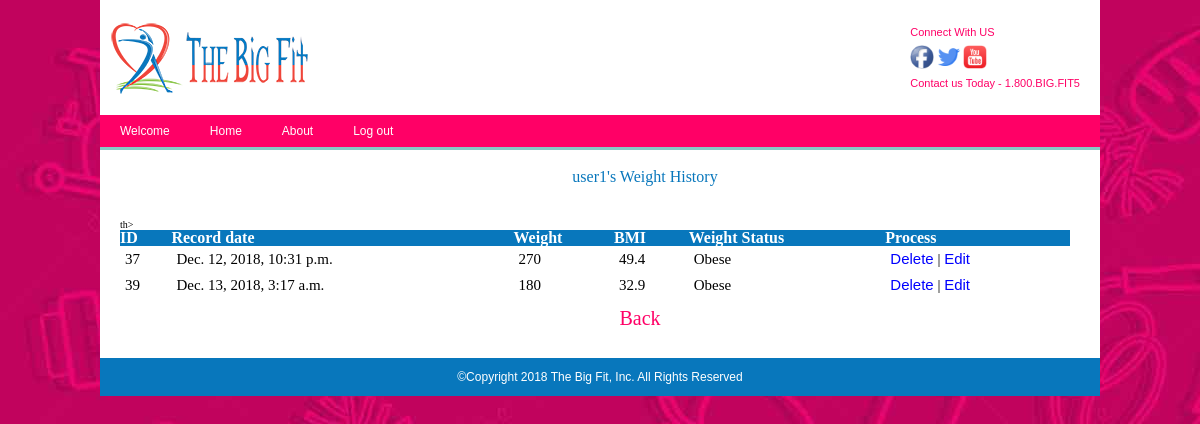
The page /weighthistory/ (signed in) on the database as committed earlier.
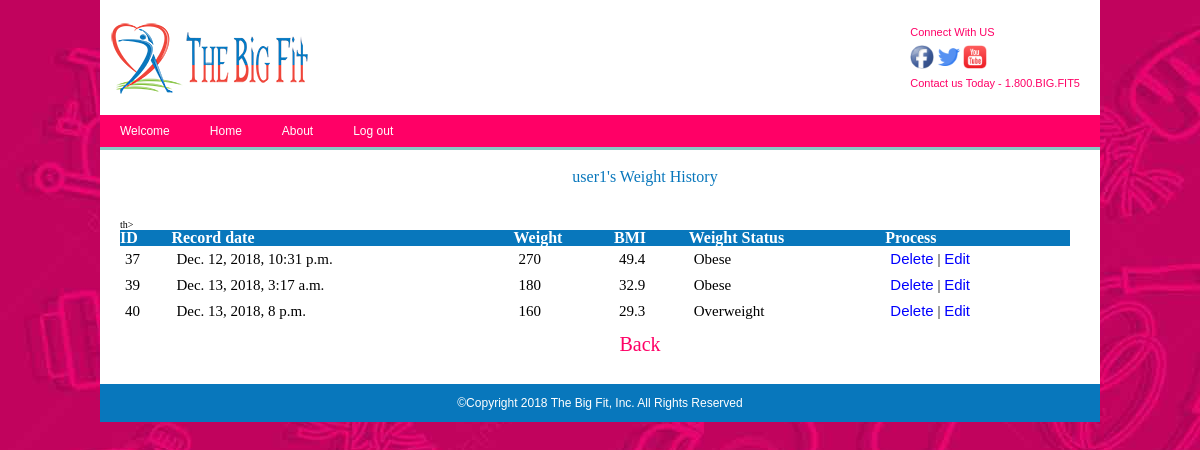
The same page on the database as committed later.
### Bigfit/models.py (models this page shows, shortened)
class WeightTracker(models.Model):
    user = models.ForeignKey('User', blank=True, null=True, on_delete=models.CASCADE)
    record_date = models.DateTimeField(auto_now_add=True)
    weight = models.PositiveSmallIntegerField(validators=[MaxValueValidator(999)])
    insert_date = models.DateTimeField(auto_now_add=True)
    update_date = models.DateTimeField(auto_now=True)
    @property
    def bmi(self):
        inches = self.user.totalInches
        weight = self.weight
        bmi = round((weight / (inches * inches)) * 703.0, 1)
        return bmi
    @property
    def weightStatus(self):
        status = None
        if self.bmi <= 18.5:
            status = "Underweight"
        elif 18.5 <= self.bmi <= 24.9:
            status = "Normal weight"
        elif 25 <= self.bmi <= 29.9:
            status = "Overweight"
        elif self.bmi >= 30:
            status = "Obese"
        return status
    class Meta:
        ordering = ['user', 'record_date']

class User(AbstractUser):
    SEX_CHOICES = [('M', 'Male'), ('F', 'Female')]
    target_weight = models.PositiveSmallIntegerField(validators=[MaxValueValidator(999)], null=True)
    feet = models.PositiveSmallIntegerField(validators=[MaxValueValidator(9)], null=True)
    inches = models.PositiveSmallIntegerField(validators=[MaxValueValidator(11)], null=True)
    date_of_birth = models.DateField(null=True)
    gender = models.CharField(choices=SEX_CHOICES, max_length=1, null=True)
    zip_code = models.CharField(max_length=5, null=True)
    phone = models.CharField(max_length=10, null=True)
    @property
    def totalInches(self):
        totalInches = self.feet*12 + self.inches
        return totalInches
    class Meta:
        ordering = ['last_name', 'first_name', 'id']

### Bigfit/views.py (the view)
# urls.py: path('weighthistory/', views.weighthistory),
def weighthistory(request):
    current_id = request.user.id
    weight_tracker_list_obj = models.WeightTracker.objects.filter(user_id=current_id)
    return render(request, 'weighthistory.html', {'li': weight_tracker_list_obj})

### templates/weighthistory.html (shortened to what this page needs)
{% extends 'base.html' %}
{% block content %}
        <div id = "content">
    <p>{{ request.session.user_name }}'s Weight History </p>
</div>
        <table border="1">
            <tr>
                <th>ID</th>th>
                <th>Record date</th>
                <th>Weight</th>
                <th>BMI</th>
                <th>Weight Status</th>
                <th>Process</th>
            </tr>
            {% for item in li %}
            <tr>
                <td>{{ item.id }}
                <td>{{ item.record_date }}</td>
                <td>{{ item.weight }}</td>
                <td>{{ item.bmi }}</td>
                <td>{{ item.weightStatus }}</td>
                <td>
                    <a href="/deleteweight?nid={{ item.id }}">Delete</a>
                    |
                    <a href="/editweight?nid={{ item.id }}">Edit</a>
                </td>
            </tr>
            {% endfor %}
        </table>
    <ul>
         <li><a href="/index/">Back</a></li>
    </ul>
{% endblock %}

Rows that differ between the two databases and show on the page:
added WeightTracker: id "40", record_date "Dec. 13, 2018, 8 p.m.", weight "160", bmi "29.3", weightStatus "Overweight"
